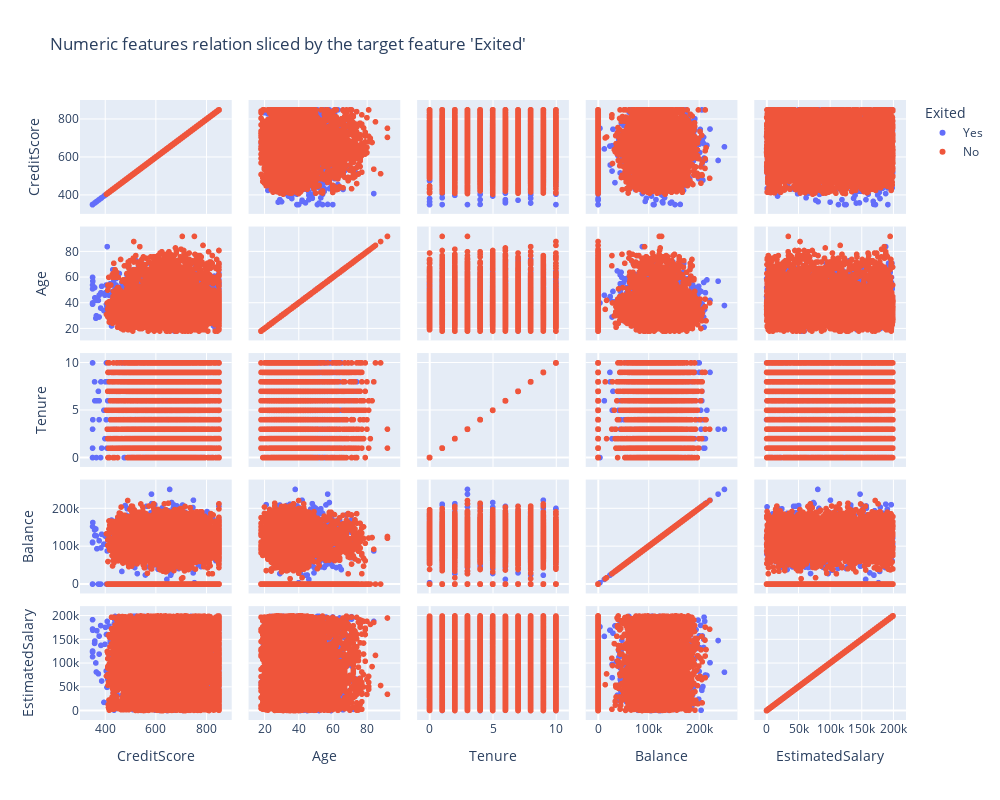
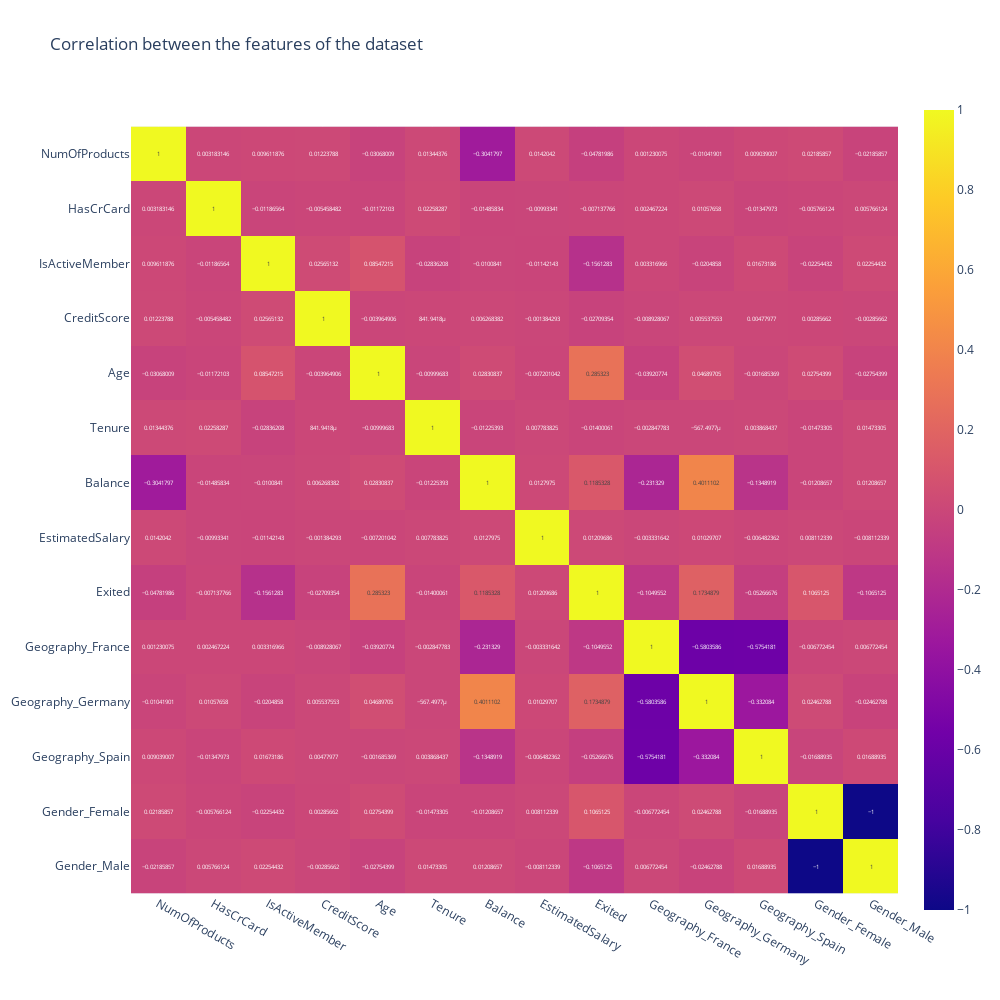

Notebook cell for these charts, in order:
### Markdown cell above
For the completeness perform a limited exploratory data analysis. Prepare charts of the target feature distribution, as well as the diagrams and charts showing the relation between the factor features and the target feature.

### Code cell
# Use a helper method to present distribution of features via histograms.
display_histograms(
    churn_data, 
    cols=2, 
    row_height=350, 
    title='Distribution of dataset features'
)

# Show relation between the categorical features and the target feature 'Exited'
cat_features = ['Geography', 'Gender', 'NumOfProducts', 'HasCrCard', 'IsActiveMember']
for feature in cat_features:
    exit_data = churn_data.groupby(['Exited', feature], as_index=False).count()[['Exited', feature, 'RowNumber']]
    exit_data['Count'] = exit_data['RowNumber']
    exit_data['Exited'] = exit_data['Exited'].apply(lambda x: 'Yes' if x == 1 else 'No')
    
    fig = px.bar(
        exit_data,
        x=feature,
        y='Count',
        color='Exited',
        width=1000,
        height=350,
        text_auto=True,
        title=f'Total count of exited/not exited customers by {feature}'
    ).update_layout(
        xaxis_tickvals=exit_data[feature].unique()
    )
    
    fig.show('png')

# Show relation between the categorical features and the target feature 'Exited'
num_features = ['CreditScore', 'Age', 'Tenure', 'Balance', 'EstimatedSalary']
churn_num = churn_data[num_features + ['Exited']].copy()
churn_num['Exited'] = churn_num['Exited'].apply(lambda x: 'Yes' if x == 1 else 'No')
fig = px.scatter_matrix(
    churn_num,
    dimensions=num_features,
    color='Exited',
    width=1000,
    height=800,
    title='Numeric features relation sliced by the target feature \'Exited\''
)
fig.show()

# Estimate multicolinearity in the dataset
churn_corr = churn_data[cat_features + num_features + ['Exited']].copy()
churn_corr = pd.get_dummies(churn_corr)
fig = px.imshow(
    churn_corr.corr(),
    text_auto=True,
    width=1000,
    height=1000,
    title='Correlation between the features of the dataset'
)
fig.show()

### Figure 1 — Plotly figure (JSON) as saved in the notebook; plotly's stock layout.template omitted (floating-point values rounded to 4 significant figures; data arrays with more than 128 entries replaced by an {"elided": "..."} marker saying what was removed)
{"data": [{"dimensions": [{"axis": {"matches": true}, "label": "CreditScore", "values": {"elided": "2037 int values"}}, {"axis": {"matches": true}, "label": "Age", "values": {"elided": "2037 int values"}}, {"axis": {"matches": true}, "label": "Tenure", "values": {"elided": "2037 int values"}}, {"axis": {"matches": true}, "label": "Balance", "values": {"elided": "2037 float values"}}, {"axis": {"matches": true}, "label": "EstimatedSalary", "values": {"elided": "2037 float values"}}], "hovertemplate": "Exited=Yes<br>%{xaxis.title.text}=%{x}<br>%{yaxis.title.text}=%{y}<extra></extra>", "legendgroup": "Yes", "marker": {"color": "#636efa", "symbol": "circle"}, "name": "Yes", "showlegend": true, "type": "splom"}, {"dimensions": [{"axis": {"matches": true}, "label": "CreditScore", "values": {"elided": "7963 int values"}}, {"axis": {"matches": true}, "label": "Age", "values": {"elided": "7963 int values"}}, {"axis": {"matches": true}, "label": "Tenure", "values": {"elided": "7963 int values"}}, {"axis": {"matches": true}, "label": "Balance", "values": {"elided": "7963 float values"}}, {"axis": {"matches": true}, "label": "EstimatedSalary", "values": {"elided": "7963 float values"}}], "hovertemplate": "Exited=No<br>%{xaxis.title.text}=%{x}<br>%{yaxis.title.text}=%{y}<extra></extra>", "legendgroup": "No", "marker": {"color": "#EF553B", "symbol": "circle"}, "name": "No", "showlegend": true, "type": "splom"}], "layout": {"dragmode": "select", "height": 800, "legend": {"title": {"text": "Exited"}, "tracegroupgap": 0}, "title": {"text": "Numeric features relation sliced by the target feature 'Exited'"}, "width": 1000}}

### Figure 2 — Plotly figure (JSON) as saved in the notebook; plotly's stock layout.template omitted (floating-point values rounded to 4 significant figures; data arrays with more than 128 entries replaced by an {"elided": "..."} marker saying what was removed)
{"data": [{"coloraxis": "coloraxis", "hovertemplate": "x: %{x}<br>y: %{y}<br>color: %{z}<extra></extra>", "name": "0", "texttemplate": "%{z}", "type": "heatmap", "x": ["NumOfProducts", "HasCrCard", "IsActiveMember", "CreditScore", "Age", "Tenure", "Balance", "EstimatedSalary", "Exited", "Geography_France", "Geography_Germany", "Geography_Spain", "Gender_Female", "Gender_Male"], "xaxis": "x", "y": ["NumOfProducts", "HasCrCard", "IsActiveMember", "CreditScore", "Age", "Tenure", "Balance", "EstimatedSalary", "Exited", "Geography_France", "Geography_Germany", "Geography_Spain", "Gender_Female", "Gender_Male"], "yaxis": "y", "z": {"elided": "14x14 float values"}}], "layout": {"coloraxis": {"colorscale": [[0, "#0d0887"], [0.1111, "#46039f"], [0.2222, "#7201a8"], [0.3333, "#9c179e"], [0.4444, "#bd3786"], [0.5556, "#d8576b"], [0.6667, "#ed7953"], [0.7778, "#fb9f3a"], [0.8889, "#fdca26"], [1, "#f0f921"]]}, "height": 1000, "title": {"text": "Correlation between the features of the dataset"}, "width": 1000, "xaxis": {"anchor": "y", "constrain": "domain", "domain": [0, 1], "scaleanchor": "y"}, "yaxis": {"anchor": "x", "autorange": "reversed", "constrain": "domain", "domain": [0, 1]}}}
